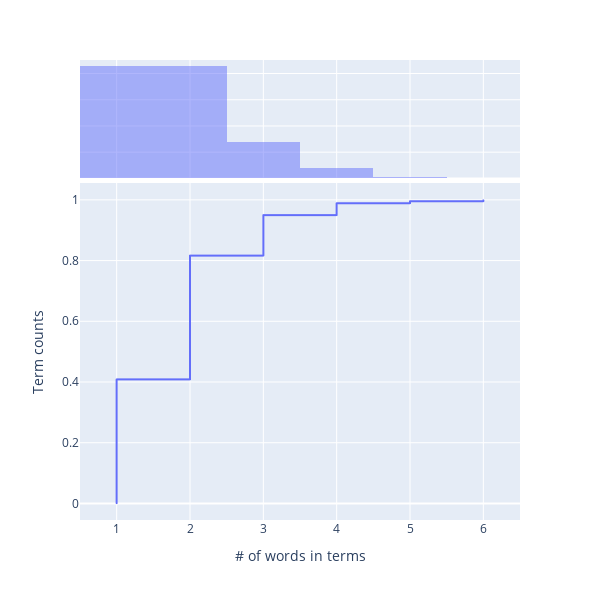

The cell this chart's notebook holds for it:
### Markdown cell above
It would be useful to understand how most terms were extracted, whether they were single word or multi words.

### Code cell
term_length = [ len(x.split()) for x in terms]
fig = px.ecdf(term_length, marginal="histogram", width=600, height=600)
fig. update_layout(showlegend=False,
                   xaxis_title="# of words in terms",
                   yaxis_title="Term counts")

### Figure 1 — Plotly figure (JSON) as saved in the notebook; plotly's stock layout.template omitted (floating-point values rounded to 4 significant figures; data arrays with more than 128 entries replaced by an {"elided": "..."} marker saying what was removed)
{"data": [{"hovertemplate": "variable=0<br>value=%{x}<br>probability=%{y}<extra></extra>", "legendgroup": "0", "line": {"dash": "solid", "shape": "hv"}, "marker": {"color": "#636efa", "symbol": "circle"}, "mode": "lines", "name": "0", "showlegend": true, "type": "scattergl", "x": {"elided": "1048 int values"}, "xaxis": "x", "y": {"elided": "1048 float values"}, "yaxis": "y"}, {"alignmentgroup": "True", "bingroup": "x", "hovertemplate": "variable=0<br>value=%{x}<br>count=%{y}<extra></extra>", "legendgroup": "0", "marker": {"color": "#636efa"}, "name": "0", "offsetgroup": "0", "opacity": 0.5, "showlegend": false, "type": "histogram", "x": {"elided": "1048 int values"}, "xaxis": "x2", "yaxis": "y2"}], "layout": {"barmode": "overlay", "height": 600, "legend": {"title": {"text": "variable"}, "tracegroupgap": 0}, "margin": {"t": 60}, "showlegend": false, "width": 600, "xaxis": {"anchor": "y", "domain": [0, 1], "title": {"text": "# of words in terms"}}, "xaxis2": {"anchor": "y2", "domain": [0, 1], "matches": "x", "showgrid": true, "showticklabels": false}, "yaxis": {"anchor": "x", "domain": [0, 0.7326], "title": {"text": "Term counts"}}, "yaxis2": {"anchor": "x2", "domain": [0.7426, 1], "matches": "y2", "showgrid": true, "showline": false, "showticklabels": false, "ticks": ""}}}
